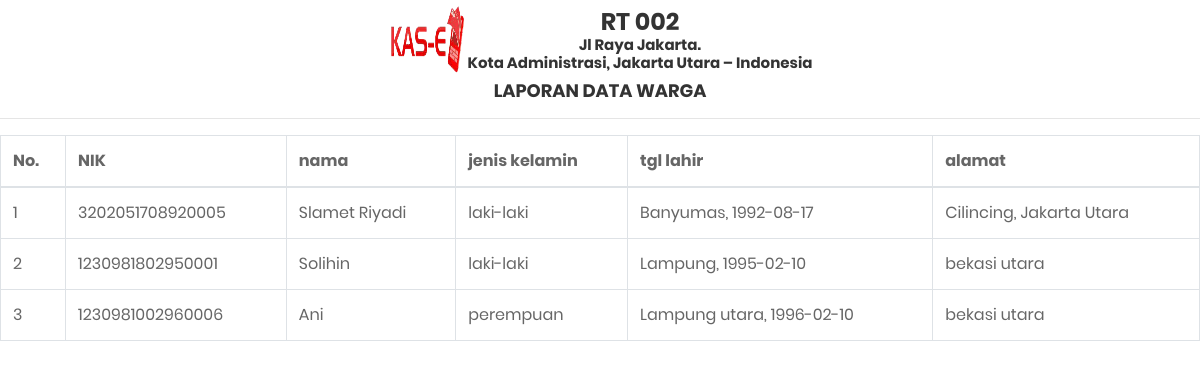
The app's page /index.php/warga/lapWarga with its own data.
### tables this page shows
CREATE TABLE `data_warga` (
  `idWarga` int(11) NOT NULL,
  `nik` varchar(50) NOT NULL,
  `nama` varchar(50) NOT NULL,
  `jekel` varchar(20) NOT NULL,
  `tempat_lahir` varchar(20) NOT NULL,
  `tanggal_lahir` date NOT NULL,
  `alamat` text NOT NULL
);

### application/controllers/Warga.php (called while the page is built, shortened)
<?php
class Warga extends CI_Controller {
	public function lapWarga()
	{
		$data['judul'] = 'Laporan Data Warga';
		$data['query'] = $this->m_kas->getWarga();
		$data['konten'] = 'lap_warga';
		$this->load->view('laporan/lap_warga', $data);
	}
}

### index.php (called while the page is built, shortened)
<?php
require_once BASEPATH.'core/CodeIgniter.php';

### application/models/M_kas.php (called while the page is built, shortened)
<?php
class M_kas extends CI_Model {
	public function getWarga($idWarga = '')
	{
		if ($idWarga) {
			return $this->db->get('data_warga', ['idWarga' => $idWarga])->row_array();
		} else {
			return $this->db->get('data_warga')->result();
		}
	}
}

### application/views/laporan/lap_warga.php (the view, shortened to what this page needs)
<!DOCTYPE html>
<html>
<head>
    <link href="<?= base_url();?>assets/css/font-face.css" rel="stylesheet" media="all">
    <link href="<?= base_url();?>assets/vendor/font-awesome-4.7/css/font-awesome.min.css" rel="stylesheet" media="all">
    <link href="<?= base_url();?>assets/vendor/font-awesome-5/css/fontawesome-all.min.css" rel="stylesheet" media="all">
    <link href="<?= base_url();?>assets/vendor/mdi-font/css/material-design-iconic-font.min.css" rel="stylesheet" media="all">
    <link href="<?= base_url();?>assets/vendor/bootstrap-4.1/bootstrap.min.css" rel="stylesheet" media="all">
    <link href="<?= base_url();?>assets/vendor/animsition/animsition.min.css" rel="stylesheet" media="all">
    <link href="<?= base_url();?>assets/vendor/bootstrap-progressbar/bootstrap-progressbar-3.3.4.min.css" rel="stylesheet" media="all">
    <link href="<?= base_url();?>assets/vendor/wow/animate.css" rel="stylesheet" media="all">
    <link href="<?= base_url();?>assets/vendor/css-hamburgers/hamburgers.min.css" rel="stylesheet" media="all">
    <link href="<?= base_url();?>assets/vendor/slick/slick.css" rel="stylesheet" media="all">
    <link href="<?= base_url();?>assets/vendor/select2/select2.min.css" rel="stylesheet" media="all">
    <link href="<?= base_url();?>assets/vendor/perfect-scrollbar/perfect-scrollbar.css" rel="stylesheet" media="all">
    <link href="<?= base_url();?>assets/css/theme.css" rel="stylesheet" media="all">
</head>
<body onload="print()">
	<center>
		<table>
			<tr>
				<td>
				<img src="<?= base_url();?>assets/logo.png" style="width: 80px; height: 80px;">
				</td>
				<td>
					<center>
					<h3>RT 002</h3>
					<h5>Jl Raya Jakarta.</h5>
					<h5>Kota Administrasi, Jakarta Utara – Indonesia</h5>
					</center>
				</td>
			</tr>
		</table>
		<h4>LAPORAN DATA WARGA</h4>
	</center>
	<hr>
	<table class="table table-bordered">
		<thead>
			<tr>
				<th>No.</th>
				<th>NIK</th>
                <th>nama</th>
                <th>jenis kelamin</th>
                <th>tgl lahir</th>
                <th>alamat</th>
			</tr>
		</thead>
		<tbody>
			<?php
			$no = 1;
			foreach ($query as $row) {
			 ?>
			<tr>
				<td><?= $no++;?></td>
				<td><?= $row->nik;?></td>
				<td><?= $row->nama;?></td>
				<td><?= $row->jekel;?></td>
				<td><?= $row->tempat_lahir;?>, <?= $row->tanggal_lahir;?></td>
				<td><?= $row->alamat;?></td>
			</tr>
			<?php } ?>
		</tbody>
	</table>
</body>
</html>

### records on screen
data_warga: nik "3202051708920005", nama "Slamet Riyadi", jekel "laki-laki", tempat_lahir "Banyumas", tanggal_lahir "1992-08-17", alamat "Cilincing, Jakarta Utara"
data_warga: nik "1230981802950001", nama "Solihin", jekel "laki-laki", tempat_lahir "Lampung", tanggal_lahir "1995-02-10", alamat "bekasi utara"
data_warga: nik "1230981002960006", nama "Ani", jekel "perempuan", tempat_lahir "Lampung utara", tanggal_lahir "1996-02-10", alamat "bekasi utara"
